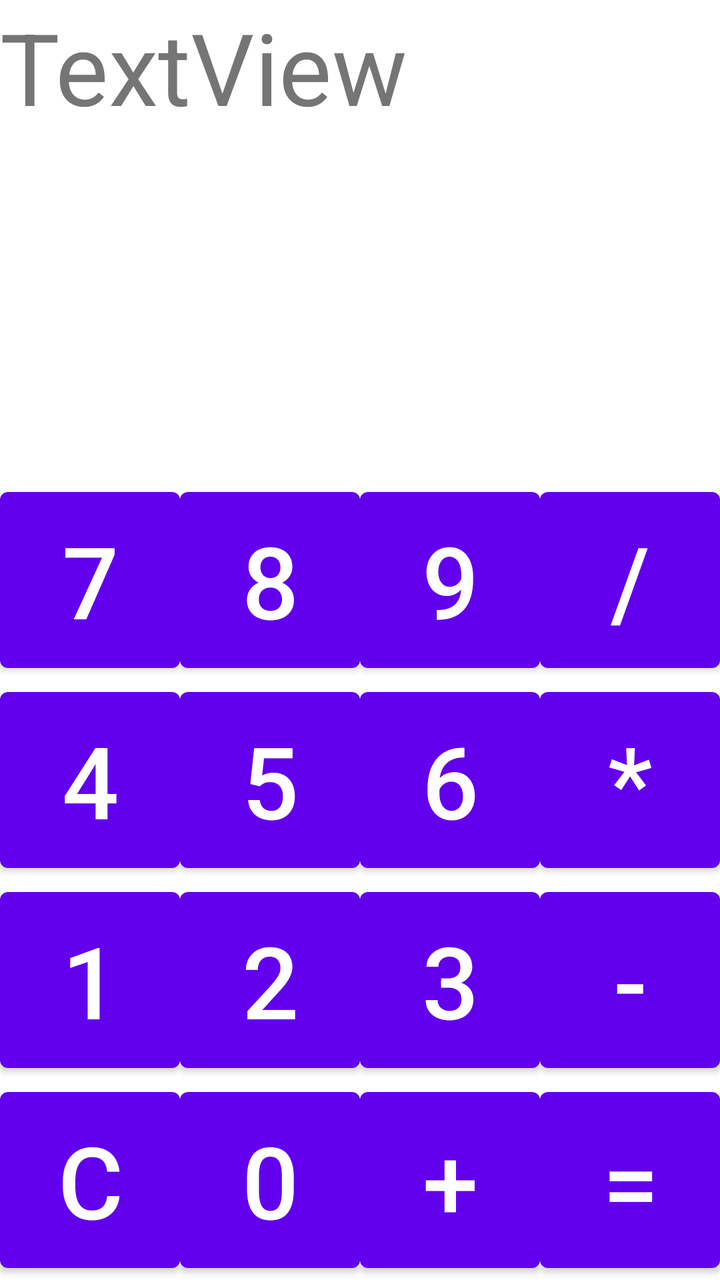
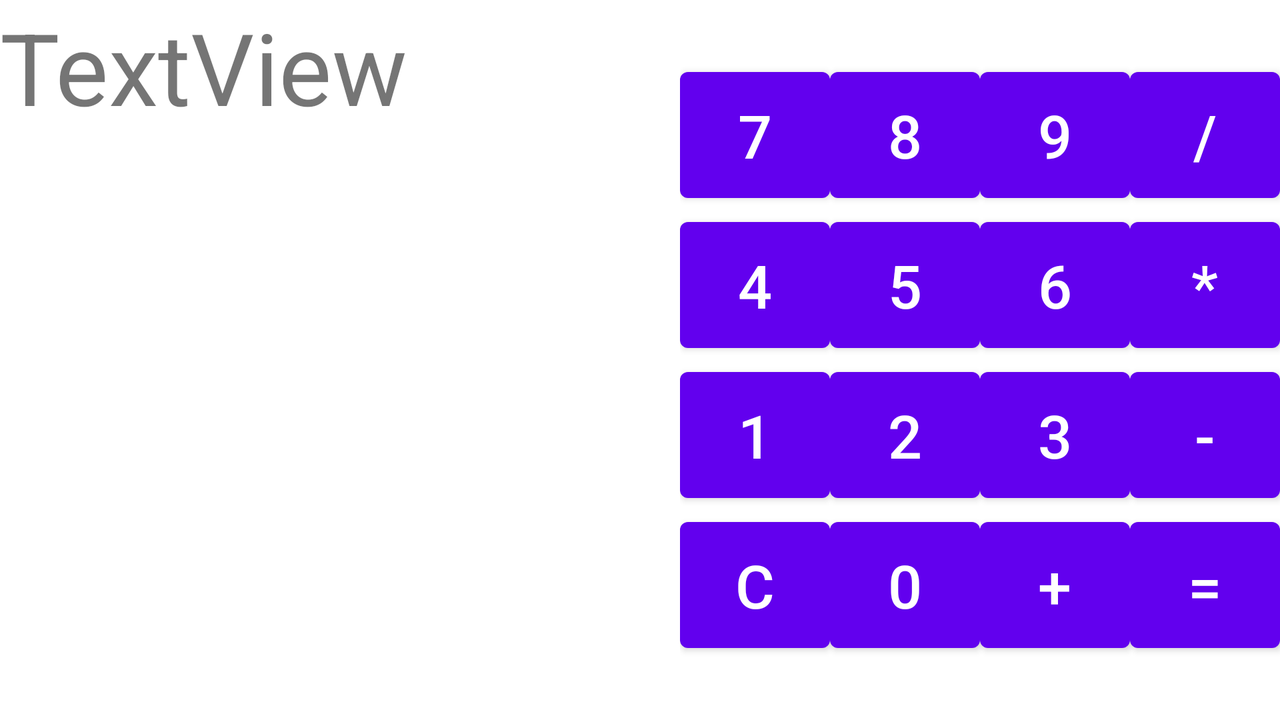

An Android layout and its configuration variant, each rendered on a device that would load it. The default file and the variant file are quoted in full after the pictures.
<!-- AndroidManifest.xml: application theme Theme.Calculator_test -->
<!-- res/layout/activity_main.xml -->
<?xml version="1.0" encoding="utf-8"?>
<androidx.constraintlayout.widget.ConstraintLayout xmlns:android="http://schemas.android.com/apk/res/android"
    xmlns:app="http://schemas.android.com/apk/res-auto"
    xmlns:tools="http://schemas.android.com/tools"
    android:layout_width="match_parent"
    android:layout_height="match_parent"
    tools:context=".MainActivity">


    <TextView
        android:id="@+id/textView"
        android:layout_width="match_parent"
        android:layout_height="0dp"
        android:text="TextView"
        android:textSize="50sp"
        app:layout_constraintBottom_toTopOf="@+id/buttonsLayout"
        app:layout_constraintStart_toStartOf="parent"
        app:layout_constraintTop_toTopOf="parent" />

    <androidx.constraintlayout.widget.ConstraintLayout
        android:id="@+id/buttonsLayout"
        android:layout_width="wrap_content"
        android:layout_height="wrap_content"
        app:layout_constraintBottom_toBottomOf="parent"
        app:layout_constraintEnd_toEndOf="parent"
        app:layout_constraintStart_toStartOf="parent">

        <LinearLayout
            android:id="@+id/linearLayout4"
            android:layout_width="match_parent"
            android:layout_height="wrap_content"
            android:orientation="horizontal"
            app:layout_constraintBottom_toTopOf="@+id/linearLayout3">

            <Button
                android:id="@+id/btnSeven"
                android:layout_width="100dp"
                android:layout_height="100dp"
                android:layout_weight="1"
                android:text="7"
                android:textSize="50sp" />

            <Button
                android:id="@+id/btnEight"
                android:layout_width="100dp"
                android:layout_height="100dp"
                android:layout_weight="1"
                android:text="8"
                android:textSize="50sp" />

            <Button
                android:id="@+id/btnNine"
                android:layout_width="100dp"
                android:layout_height="100dp"
                android:layout_weight="1"
                android:text="9"
                android:textSize="50sp" />

            <Button
                android:id="@+id/btnDivide"
                android:layout_width="100dp"
                android:layout_height="100dp"
                android:layout_weight="1"
                android:text="/"
                android:textSize="50sp" />

        </LinearLayout>

        <LinearLayout
            android:id="@+id/linearLayout3"
            android:layout_width="match_parent"
            android:layout_height="wrap_content"
            android:orientation="horizontal"
            app:layout_constraintBottom_toTopOf="@+id/linearLayout2">

            <Button
                android:id="@+id/btnFour"
                android:layout_width="100dp"
                android:layout_height="100dp"
                android:layout_weight="1"
                android:text="4"
                android:textSize="50sp" />

            <Button
                android:id="@+id/btnFive"
                android:layout_width="100dp"
                android:layout_height="100dp"
                android:layout_weight="1"
                android:text="5"
                android:textSize="50sp" />

            <Button
                android:id="@+id/btnSix"
                android:layout_width="100dp"
                android:layout_height="100dp"
                android:layout_weight="1"
                android:text="6"
                android:textSize="50sp" />

            <Button
                android:id="@+id/btnMult"
                android:layout_width="100dp"
                android:layout_height="100dp"
                android:layout_weight="1"
                android:text="*"
                android:textSize="50sp" />

        </LinearLayout>

        <LinearLayout
            android:id="@+id/linearLayout2"
            android:layout_width="match_parent"
            android:layout_height="wrap_content"
            android:orientation="horizontal"
            app:layout_constraintBottom_toTopOf="@+id/linearLayout">

            <Button
                android:id="@+id/btnOne"
                android:layout_width="100dp"
                android:layout_height="100dp"
                android:layout_weight="1"
                android:text="1"
                android:textSize="50sp" />

            <Button
                android:id="@+id/btnTwo"
                android:layout_width="100dp"
                android:layout_height="100dp"
                android:layout_weight="1"
                android:text="2"
                android:textSize="50sp" />

            <Button
                android:id="@+id/btnThree"
                android:layout_width="100dp"
                android:layout_height="100dp"
                android:layout_weight="1"
                android:text="3"
                android:textSize="50sp" />

            <Button
                android:id="@+id/btnMinus"
                android:layout_width="100dp"
                android:layout_height="100dp"
                android:layout_weight="1"
                android:text="-"
                android:textSize="50sp" />

        </LinearLayout>

        <LinearLayout
            android:id="@+id/linearLayout"
            android:layout_width="match_parent"
            android:layout_height="wrap_content"
            android:orientation="horizontal"
            app:layout_constraintBottom_toBottomOf="parent">

            <Button
                android:id="@+id/btnClear"
                android:layout_width="100dp"
                android:layout_height="100dp"
                android:layout_weight="1"
                android:text="C"
                android:textSize="50sp" />

            <Button
                android:id="@+id/btnZero"
                android:layout_width="100dp"
                android:layout_height="100dp"
                android:layout_weight="1"
                android:text="0"
                android:textSize="50sp" />

            <Button
                android:id="@+id/btnPlus"
                android:layout_width="100dp"
                android:layout_height="100dp"
                android:layout_weight="1"
                android:text="+"
                android:textSize="50sp" />

            <Button
                android:id="@+id/btnEqual"
                android:layout_width="100dp"
                android:layout_height="100dp"
                android:layout_weight="1"
                android:text="="
                android:textSize="50sp" />

        </LinearLayout>
    </androidx.constraintlayout.widget.ConstraintLayout>






</androidx.constraintlayout.widget.ConstraintLayout>
<!-- resources referenced by this layout -->
<resources>
  <style name="Theme.Calculator_test" parent="Theme.MaterialComponents.DayNight.DarkActionBar">
          
          <item name="colorPrimary">@color/purple_500</item>
          <item name="colorPrimaryVariant">@color/purple_700</item>
          <item name="colorOnPrimary">@color/white</item>
          
          <item name="colorSecondary">@color/teal_200</item>
          <item name="colorSecondaryVariant">@color/teal_700</item>
          <item name="colorOnSecondary">@color/black</item>
          
          <item name="android:statusBarColor">?attr/colorPrimaryVariant</item>
          
      </style>
  <color name="purple_500">#FF6200EE</color>
  <color name="purple_700">#FF3700B3</color>
  <color name="white">#FFFFFFFF</color>
  <color name="teal_200">#FF03DAC5</color>
  <color name="teal_700">#FF018786</color>
  <color name="black">#FF000000</color>
</resources>
<!-- res/layout-land/activity_main.xml (the repository's variant of the layout above) -->
<!-- drawn on the phone turned sideways -->
<?xml version="1.0" encoding="utf-8"?>
<androidx.constraintlayout.widget.ConstraintLayout xmlns:android="http://schemas.android.com/apk/res/android"
    xmlns:app="http://schemas.android.com/apk/res-auto"
    xmlns:tools="http://schemas.android.com/tools"
    android:layout_width="match_parent"
    android:layout_height="match_parent"
    tools:context=".MainActivity">


    <TextView
        android:id="@+id/textView"
        android:layout_width="0dp"
        android:layout_height="match_parent"
        android:text="TextView"
        android:textSize="50sp"
        app:layout_constraintBottom_toBottomOf="parent"
        app:layout_constraintEnd_toStartOf="@+id/buttonsLayout"
        app:layout_constraintStart_toStartOf="parent"
        app:layout_constraintTop_toTopOf="parent" />

    <androidx.constraintlayout.widget.ConstraintLayout
        android:id="@+id/buttonsLayout"
        android:layout_width="wrap_content"
        android:layout_height="wrap_content"
        app:layout_constraintBottom_toBottomOf="parent"
        app:layout_constraintEnd_toEndOf="parent"
        app:layout_constraintTop_toTopOf="parent">

        <LinearLayout
            android:id="@+id/linearLayout4"
            android:layout_width="match_parent"
            android:layout_height="wrap_content"
            android:orientation="horizontal"
            app:layout_constraintBottom_toTopOf="@+id/linearLayout3">

            <Button
                android:id="@+id/btnSeven"
                android:layout_width="75dp"
                android:layout_height="75dp"
                android:layout_weight="1"
                android:text="7"
                android:textSize="30sp" />

            <Button
                android:id="@+id/btnEight"
                android:layout_width="75dp"
                android:layout_height="75dp"
                android:layout_weight="1"
                android:text="8"
                android:textSize="30sp" />

            <Button
                android:id="@+id/btnNine"
                android:layout_width="75dp"
                android:layout_height="75dp"
                android:layout_weight="1"
                android:text="9"
                android:textSize="30sp" />

            <Button
                android:id="@+id/btnDivide"
                android:layout_width="75dp"
                android:layout_height="75dp"
                android:layout_weight="1"
                android:text="/"
                android:textSize="30sp" />

        </LinearLayout>

        <LinearLayout
            android:id="@+id/linearLayout3"
            android:layout_width="match_parent"
            android:layout_height="wrap_content"
            android:orientation="horizontal"
            app:layout_constraintBottom_toTopOf="@+id/linearLayout2">

            <Button
                android:id="@+id/btnFour"
                android:layout_width="75dp"
                android:layout_height="75dp"
                android:layout_weight="1"
                android:text="4"
                android:textSize="30sp" />

            <Button
                android:id="@+id/btnFive"
                android:layout_width="75dp"
                android:layout_height="75dp"
                android:layout_weight="1"
                android:text="5"
                android:textSize="30sp" />

            <Button
                android:id="@+id/btnSix"
                android:layout_width="75dp"
                android:layout_height="75dp"
                android:layout_weight="1"
                android:text="6"
                android:textSize="30sp" />

            <Button
                android:id="@+id/btnMult"
                android:layout_width="75dp"
                android:layout_height="75dp"
                android:layout_weight="1"
                android:text="*"
                android:textSize="30sp" />

        </LinearLayout>

        <LinearLayout
            android:id="@+id/linearLayout2"
            android:layout_width="match_parent"
            android:layout_height="wrap_content"
            android:orientation="horizontal"
            app:layout_constraintBottom_toTopOf="@+id/linearLayout">

            <Button
                android:id="@+id/btnOne"
                android:layout_width="75dp"
                android:layout_height="75dp"
                android:layout_weight="1"
                android:text="1"
                android:textSize="30sp" />

            <Button
                android:id="@+id/btnTwo"
                android:layout_width="75dp"
                android:layout_height="75dp"
                android:layout_weight="1"
                android:text="2"
                android:textSize="30sp" />

            <Button
                android:id="@+id/btnThree"
                android:layout_width="75dp"
                android:layout_height="75dp"
                android:layout_weight="1"
                android:text="3"
                android:textSize="30sp" />

            <Button
                android:id="@+id/btnMinus"
                android:layout_width="75dp"
                android:layout_height="75dp"
                android:layout_weight="1"
                android:text="-"
                android:textSize="30sp" />

        </LinearLayout>

        <LinearLayout
            android:id="@+id/linearLayout"
            android:layout_width="match_parent"
            android:layout_height="wrap_content"
            android:orientation="horizontal"
            app:layout_constraintBottom_toBottomOf="parent">

            <Button
                android:id="@+id/btnClear"
                android:layout_width="75dp"
                android:layout_height="75dp"
                android:layout_weight="1"
                android:text="C"
                android:textSize="30sp" />

            <Button
                android:id="@+id/btnZero"
                android:layout_width="75dp"
                android:layout_height="75dp"
                android:layout_weight="1"
                android:text="0"
                android:textSize="30sp" />

            <Button
                android:id="@+id/btnPlus"
                android:layout_width="75dp"
                android:layout_height="75dp"
                android:layout_weight="1"
                android:text="+"
                android:textSize="30sp" />

            <Button
                android:id="@+id/btnEqual"
                android:layout_width="75dp"
                android:layout_height="75dp"
                android:layout_weight="1"
                android:text="="
                android:textSize="30sp" />

        </LinearLayout>
    </androidx.constraintlayout.widget.ConstraintLayout>






</androidx.constraintlayout.widget.ConstraintLayout>
